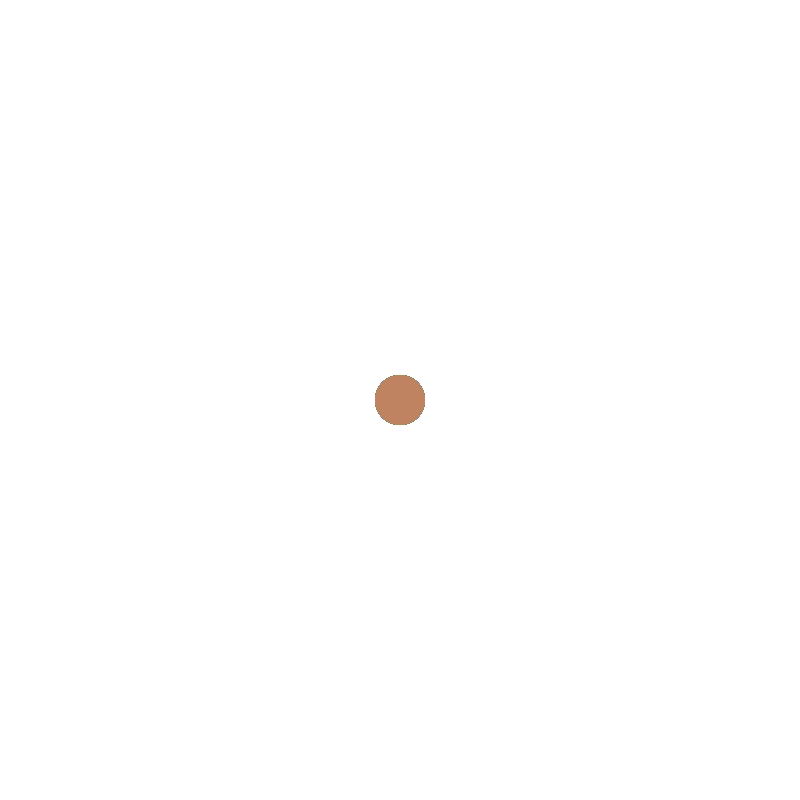
Frame 1 (no input)
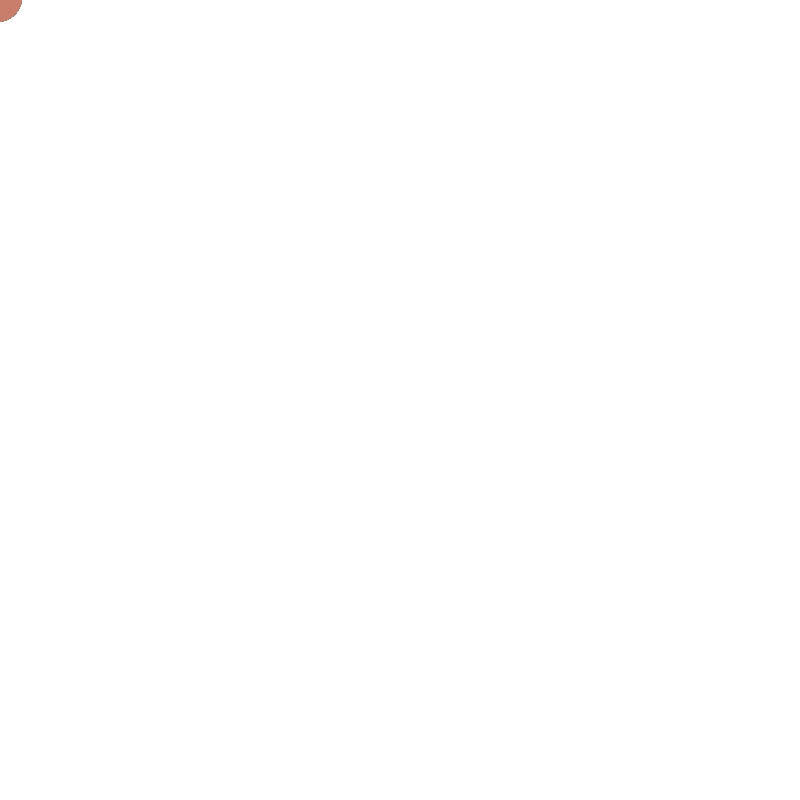
Frame 60 (the mouse pressed at the canvas centre just before this capture)
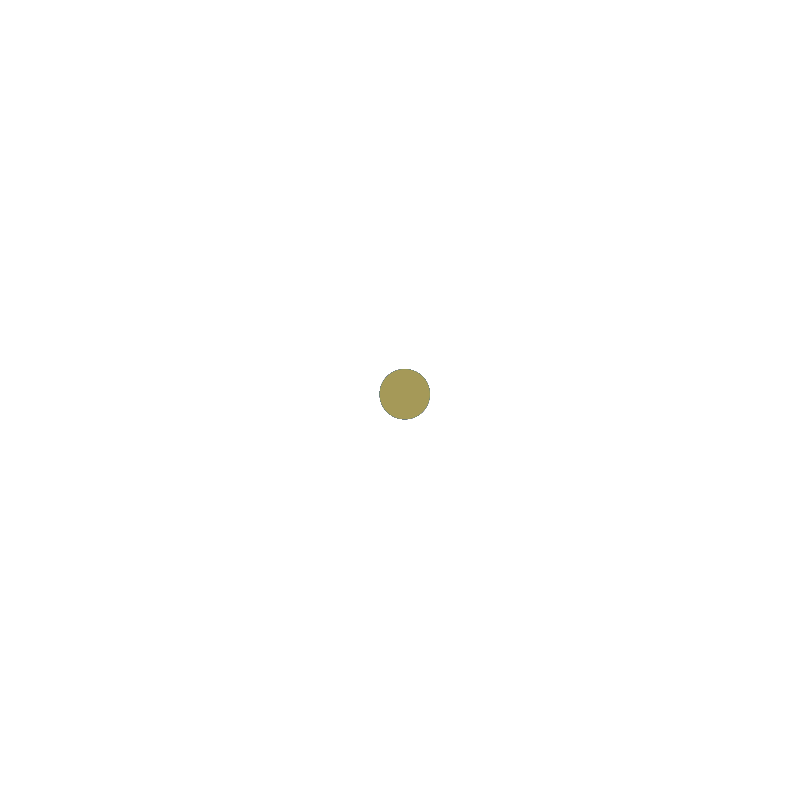
Frame 120 (the mouse held since frame 60 and released just before this capture)

The Processing sketch that drew these frames (run headless with seeded random() and noise(); from frame 60 on, the mouse is pressed at the canvas centre):

// Processing sketch: VectorProject
// ── VectorProject.pde
Particle[] particles = new Particle[100];
PVector gravity = new PVector (0.2, 0.3);
PVector friction = new PVector(0.2, 0);

void setup() {
  size(800, 800);
  // Initializing particles
  for (int i = 0; i < particles.length; i++) {
    particles[i] = new Particle();
    gravity.normalize();
  }
}

void draw() {
  background(255);
  for (int i = 0; i < particles.length; i++) {
    particles[i].display();
    particles[i].update();
    particles[i].changeColor();
    particles[i].applyForce(gravity);
    particles[i].moveParticle();
    particles[i].applyForce(friction);
  }
}

// ── Particle.pde
class Particle {

  // properties
  PVector position; // Where it is
  PVector velocity; // Change of location overtime
  PVector acceleration;
  float life;
  color c;

  // Constructor
  Particle() {
    position = new PVector(width/2, height/2);
    velocity = new PVector(0, 0);
    acceleration = new PVector(0.001, 0); // Small quantities
    life = random(50, 255);
    c = color(random(255), random(255), random(255));
  }

  // Newton's second law
  void applyForce(PVector force) {
    acceleration.add(force);
  }

  void update() {
    velocity.add(acceleration);
    position.add(velocity);
    acceleration.mult(0);
    velocity.limit(3);

    PVector mouse = new PVector(mouseX, mouseY);
    mouse.sub(position);
    mouse.setMag(5);
    acceleration = mouse;
  }
  void changeColor() {
  life = random(50, 200);
  }
  
  // Methods
  void display() { 
    noStroke();
    fill(c, life);
    ellipse(position.x, position.y, 50, 50);
  }
  void moveParticle() {
    position.add(velocity);
  } 

  void checkEdges() {
    if (position.x > width) {
      position.x = 0;
    } else if (position.x < 0) {
      position.x = width;
    }

    if (position.y > height) {
      position.y = 0;
    } else if (position.y < 0) {
      position.y = height;
    }
    if (position.y > height) {
      velocity.y *= -1;
      position.y = height;
    }
  }
}
